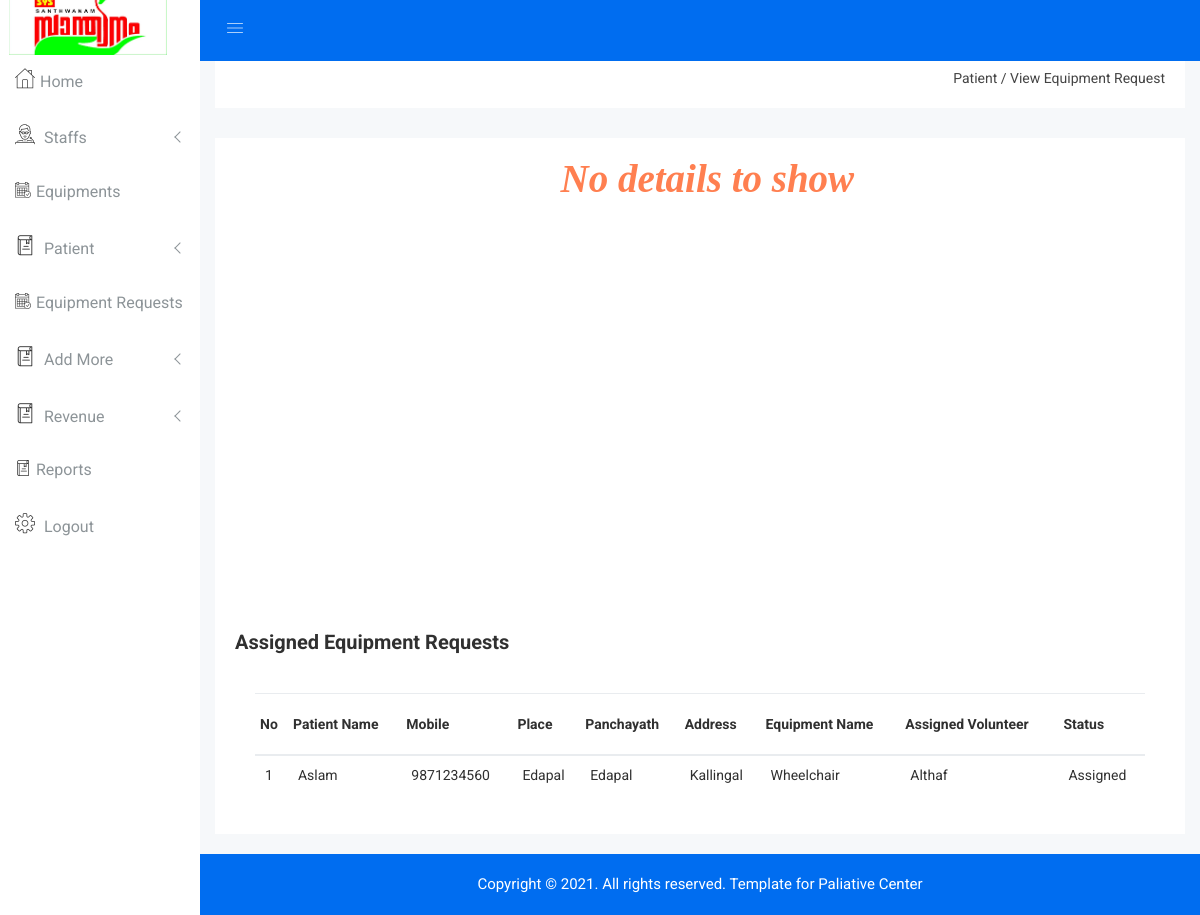
Before: /Admin/view_equiprequest.php with the older database file.
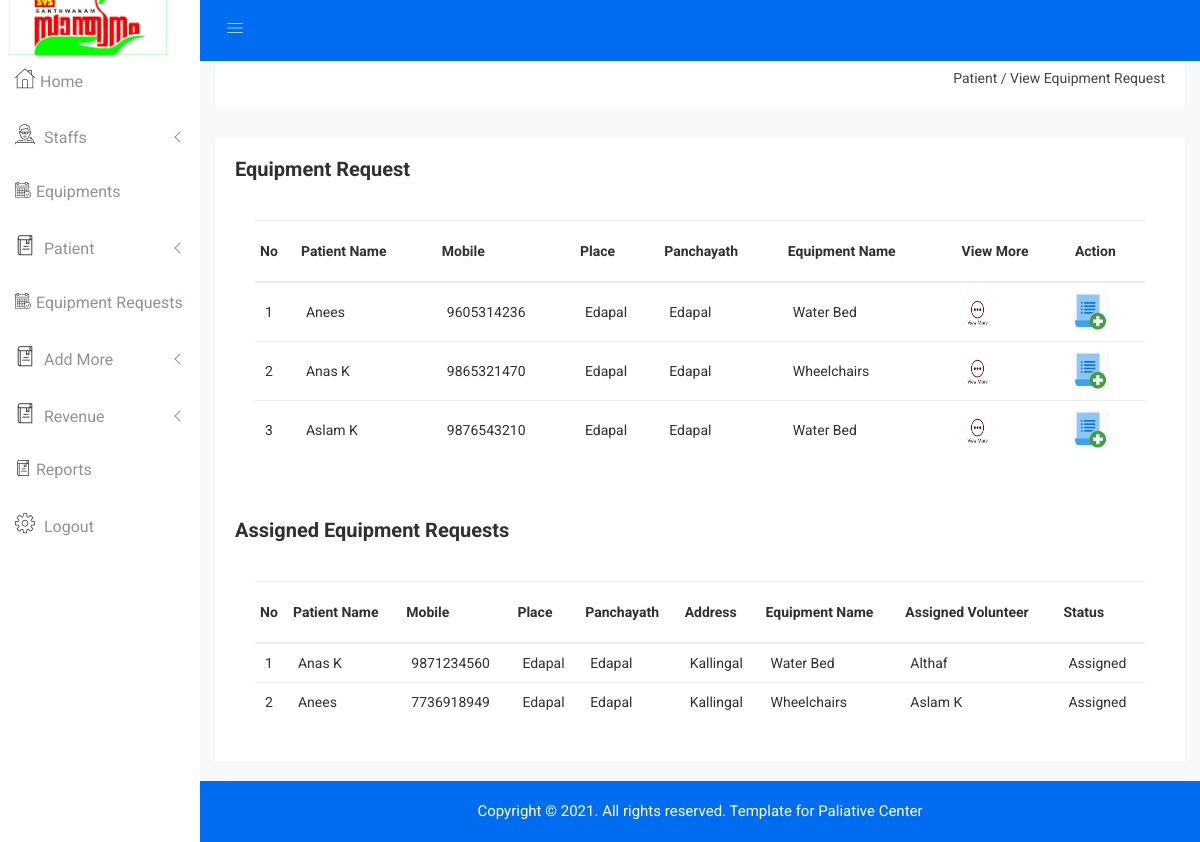
After: the same page with the newer database file.
### tables this page shows
CREATE TABLE `transport` (
  `tid` int(5) NOT NULL,
  `equipment` int(5) NOT NULL,
  `patient` int(5) NOT NULL,
  `volunteer` int(5) NOT NULL,
  `request_id` int(5) NOT NULL,
  `tr_status` varchar(15) NOT NULL,
  `tr_assdate` date NOT NULL
);

CREATE TABLE `patient` (
  `pid` int(5) NOT NULL,
  `pname` varchar(30) NOT NULL,
  `mobile` bigint(12) NOT NULL,
  `dob` date NOT NULL,
  `gender` varchar(10) NOT NULL,
  `place` varchar(25) NOT NULL,
  `panchayath` varchar(25) NOT NULL,
  `ward` int(5) NOT NULL,
  `address` varchar(50) NOT NULL,
  `pincode` int(8) NOT NULL,
  `disease` varchar(30) NOT NULL
);

CREATE TABLE `volunteer` (
  `vid` int(5) NOT NULL,
  `name` varchar(20) NOT NULL,
  `mobile` bigint(12) NOT NULL,
  `dob` date NOT NULL,
  `place` varchar(20) NOT NULL,
  `panchayath` varchar(30) NOT NULL,
  `address` varchar(30) NOT NULL
);

CREATE TABLE `equipments` (
  `eid` int(5) NOT NULL,
  `e_name` varchar(15) NOT NULL,
  `e_stock` int(10) NOT NULL,
  `e_date` date NOT NULL,
  `image` varchar(250) NOT NULL,
  `description` varchar(100) NOT NULL
);

CREATE TABLE `equipment_request` (
  `req_id` int(5) NOT NULL,
  `patient` int(5) NOT NULL,
  `equipment` int(5) NOT NULL,
  `status` varchar(15) NOT NULL
);

### Admin/view_equiprequest.php (the view, shortened to what the rows shown need)
<?php
include "header.php";
?>
<div class="product-status mg-b-15">
    <div class="container-fluid">
        <div class="row">
            <div class="col-lg-12 col-md-12 col-sm-12 col-xs-12">
                <div class="product-status-wrap">
                    <?php
                    $sq=mysqli_query($con,"select * from equipment_request where status='pending'");
                    if(mysqli_num_rows($sq)==0){
                        echo "<h2 style='margin-left: 35%;color:coral;font-family: Times;font-style: italic;font-size: 39px;'>No details to show</h2><br><br><br><br><br><br><br><br><br><br><br><br><br><br><br><br><br><br><br>";
                    }else {
                        ?>
                        <div class="asset-inner">
                            <div class="row">
                                <div class="col-lg-12 col-md-12 col-sm-12 col-xs-12">
                                    <div class="sparkline13-list">
                                        <div class="sparkline13-graph">
                                            <div class="datatable-dashv1-list custom-datatable-overright">
                                                <table id="table" data-toggle="table" data-pagination="true"
                                                       data-search="true">
                                                    <thead>
                                                    <tr>
                                                        <th data-field="id">No</th>
                                                        <th data-field="pname" data-editable="true">Patient Name</th>
                                                        <th data-field="mobile" data-editable="true">Mobile</th>
                                                        <th data-field="place" data-editable="true">Place</th>
                                                        <th data-field="place" data-editable="true">Panchayath</th>
                                                        <th data-field="ename" data-editable="true">Equipment Name</th>
                                                        <th data-field="viewmore">View More</th>
                                                        <th data-field="assign">Action</th>
                                                    </tr>
                                                    </thead>
                                                    <tbody style="text-transform: capitalize">
                                                    <?php
                                                    $i = 1;
                                                    $view = mysqli_query($con, "select *from equipments inner join equipment_request on equipments.eid=equipment_request.equipment inner join patient on equipment_request.patient=patient.pid where equipment_request.status='pending' ");
                                                    while ($row = mysqli_fetch_array($view)) {
                                                        ?>
                                                        <tr>
                                                            <td><?php echo $i ?></td>
                                                            <td><?php echo $row['pname'] ?></td>
                                                            <td><?php echo $row['mobile'] ?></td>
                                                            <td><?php echo $row['place'] ?></td>
                                                            <td><?php echo $row['panchayath'] ?></td>
                                                            <td><?php echo $row['e_name'] ?></td>
                                                            <td>
                                                                <a href="viewmore_request.php?id=<?php echo $row['req_id'] ?>"
                                                                   data-toggle="tooltip" title="Edit"
                                                                   class="pd-setting-ed"><img src="img/viewmore.png"
                                                                                              style="height: 40px;width: 39px;margin-left: -9px;"></a>
                                                            </td>
                                                            <td>
                                                                <a href="assign_transport.php?id=<?php echo $row['req_id'] ?>"
                                                                   data-toggle="tooltip" title="Edit"
                                                                   class="pd-setting-ed"><img src="img/add.png"
                                                                                              style="height: 40px;width: 39px;margin-left: -9px;"></a>
                                                            </td>
                                                        </tr>
                                                        <?php
                                                        $i++;
                                                    }
                                                    ?>
                                                    </tbody>
                                                </table>
                                            </div>
                                        </div>
                                    </div>
                                </div>
                            </div>
                        </div>
                        <?php
                    }
                    ?>
                </div>
                <div class="product-status-wrap">
                    <div class="asset-inner">
                        <div class="row">
                            <div class="col-lg-12 col-md-12 col-sm-12 col-xs-12">
                                <div class="sparkline13-list">
                                    <div class="sparkline13-graph">
                                        <div class="datatable-dashv1-list custom-datatable-overright">
                                            <table id="table" data-toggle="table" data-pagination="true"
                                                   data-search="true">
                                                <thead>
                                                <tr>
                                                    <th data-field="id">No</th>
                                                    <th data-field="pname" data-editable="true">Patient Name</th>
                                                    <th data-field="mobile" data-editable="true">Mobile</th>
                                                    <th data-field="place" data-editable="true">Place</th>
                                                    <th data-field="panchayath" data-editable="true">Panchayath</th>
                                                    <th data-field="address" data-editable="true">Address</th>
                                                    <th data-field="ename" data-editable="true">Equipment Name</th>
                                                    <th data-field="vname" data-editable="true">Assigned Volunteer</th>
                                                    <th data-field="status" data-editable="true">Status</th>
                                                </tr>
                                                </thead>
                                                <tbody style="text-transform: capitalize">
                                                <?php
                                                $i = 1;
                                                $view = mysqli_query($con, "select *from patient inner join transport on patient.pid=transport.patient inner join equipments on  transport.equipment=equipments.eid inner join volunteer on transport.volunteer=volunteer.vid where transport.tr_status='assigned' ");
                                                while ($row = mysqli_fetch_array($view)) {
                                                    ?>
                                                    <tr>
                                                        <td><?php echo $i ?></td>
                                                        <td><?php echo $row['pname'] ?></td>
                                                        <td><?php echo $row['mobile'] ?></td>
                                                        <td><?php echo $row['place'] ?></td>
                                                        <td><?php echo $row['panchayath'] ?></td>
                                                        <td><?php echo $row['address'] ?></td>
                                                        <td><?php echo $row['e_name'] ?></td>
                                                        <td><?php echo $row['name'] ?></td>
                                                        <td><?php echo $row['tr_status'] ?></td>
                                                    </tr>
                                                    <?php
                                                    $i++;
                                                }
                                                ?>
                                                </tbody>
                                            </table>
                                        </div>
                                    </div>
                                </div>
                            </div>
                        </div>
                    </div>
                </div>
            </div>
        </div>
    </div>
</div>
<?php
include "footer.php";
?>
</body>
</html>

Changed rows visible on the page:
no longer on this page (row edited): transport: patient.pname "Aslam", volunteer.mobile "9871234560", volunteer.place "Edapal", volunteer.panchayath "Edapal", volunteer.address "Kallingal", equipment.e_name "Wheelchair", volunteer.name "Althaf", tr_status "Assigned"
added equipment_request: patient.pname "Anees", patient.mobile "9605314236", patient.place "Edapal", patient.panchayath "Edapal", equipment.e_name "Water Bed"
added equipment_request: patient.pname "Anas K", patient.mobile "9865321470", patient.place "Edapal", patient.panchayath "Edapal", equipment.e_name "Wheelchairs"
added equipment_request: patient.pname "Aslam K", patient.mobile "9876543210", patient.place "Edapal", patient.panchayath "Edapal", equipment.e_name "Water Bed"
added transport: patient.pname "Anas K", volunteer.mobile "9871234560", volunteer.place "Edapal", volunteer.panchayath "Edapal", volunteer.address "Kallingal", equipment.e_name "Water Bed", volunteer.name "Althaf", tr_status "Assigned"
added transport: patient.pname "Anees", volunteer.mobile "7736918949", volunteer.place "Edapal", volunteer.panchayath "Edapal", volunteer.address "Kallingal", equipment.e_name "Wheelchairs", volunteer.name "Aslam K", tr_status "Assigned"
Other visible differences:
text no longer shown: "No details to show"
text now shown: "Equipment Request No Patient Name Mobile Place Panchayath Equipment Name View More Action"
